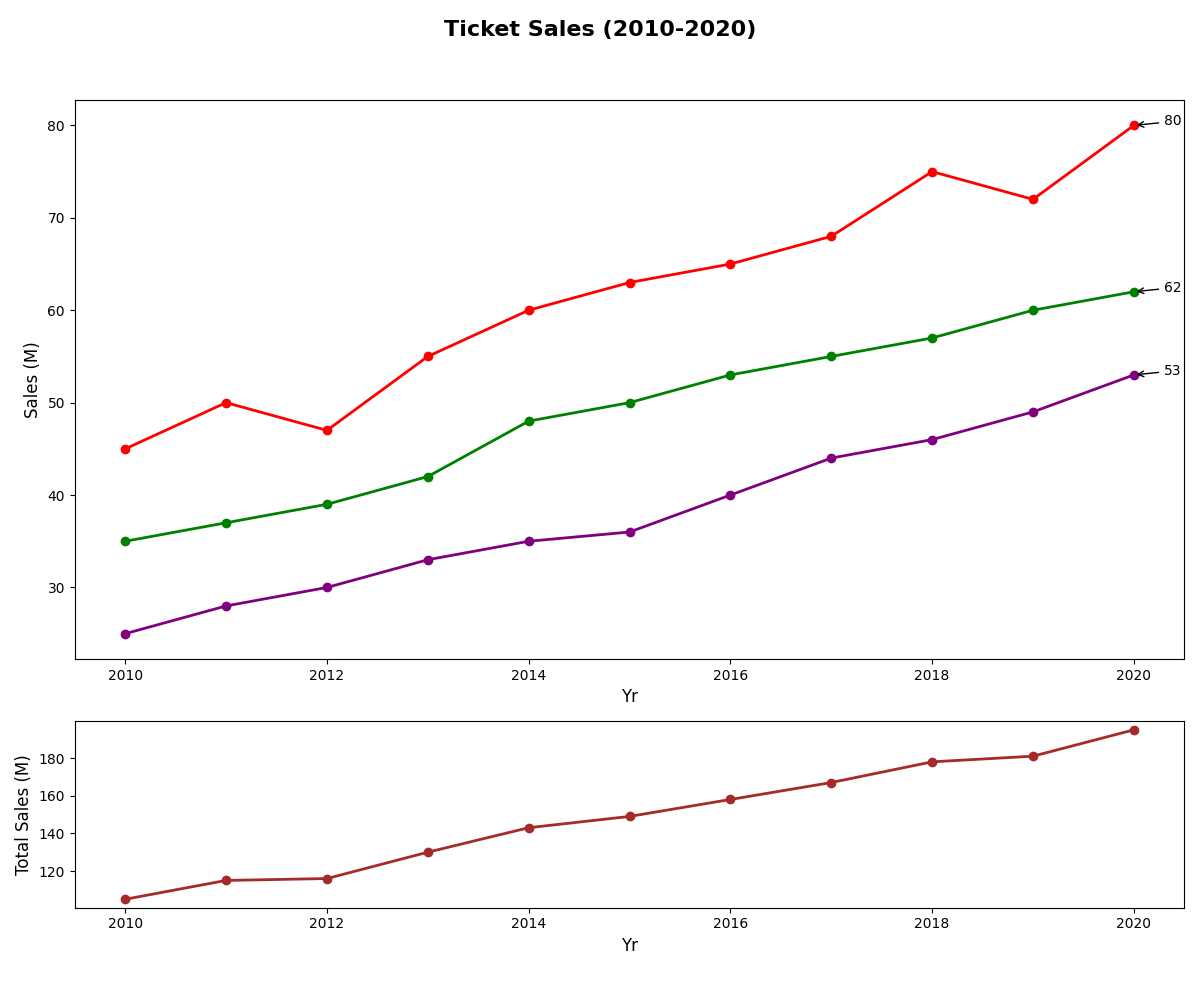

Generate this figure with Python:
import matplotlib.pyplot as plt
import numpy as np

years = np.arange(2010, 2021)

action_sales = np.array([45, 50, 47, 55, 60, 63, 65, 68, 75, 72, 80])
drama_sales = np.array([35, 37, 39, 42, 48, 50, 53, 55, 57, 60, 62])
scifi_sales = np.array([25, 28, 30, 33, 35, 36, 40, 44, 46, 49, 53])

fig, (ax1, ax2) = plt.subplots(2, 1, figsize=(12, 10), gridspec_kw={'height_ratios': [3, 1]})

ax1.plot(years, action_sales, marker='o', linestyle='-', color='red', linewidth=2)
ax1.plot(years, drama_sales, marker='o', linestyle='-', color='green', linewidth=2)
ax1.plot(years, scifi_sales, marker='o', linestyle='-', color='purple', linewidth=2)

annotations = {
    'Act': (years[np.argmax(action_sales)], max(action_sales)),
    'Dra': (years[np.argmax(drama_sales)], max(drama_sales)),
    'SF': (years[np.argmax(scifi_sales)], max(scifi_sales))
}

for genre, (year, value) in annotations.items():
    ax1.annotate(f'{value}', xy=(year, value), xytext=(year + 0.3, value),
                 arrowprops=dict(facecolor='black', arrowstyle="->"))

total_sales = action_sales + drama_sales + scifi_sales
ax2.plot(years, total_sales, marker='o', linestyle='-', color='brown', linewidth=2)
ax2.set_xlabel('Yr', fontsize=12)
ax2.set_ylabel('Total Sales (M)', fontsize=12)

fig.suptitle('Ticket Sales (2010-2020)', fontsize=16, fontweight='bold')
ax1.set_xlabel('Yr', fontsize=12)
ax1.set_ylabel('Sales (M)', fontsize=12)

plt.tight_layout(rect=[0, 0.03, 1, 0.95])
plt.show()
